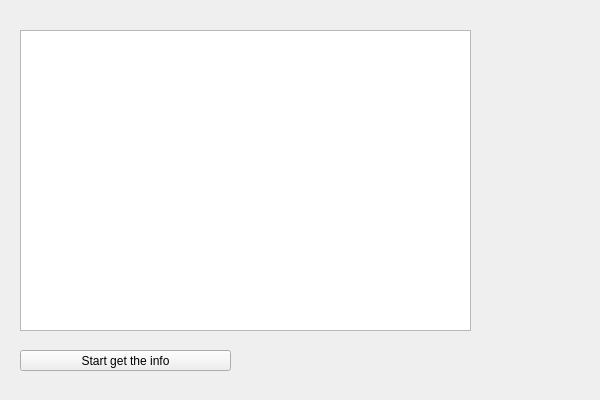
<?xml version="1.0" encoding="UTF-8"?>
<ui version="4.0">
 <class>Widget</class>
 <widget class="QWidget" name="Widget">
  <property name="geometry">
   <rect>
    <x>0</x>
    <y>0</y>
    <width>600</width>
    <height>400</height>
   </rect>
  </property>
  <property name="windowTitle">
   <string>Widget</string>
  </property>
  <widget class="QPushButton" name="pushButton">
   <property name="geometry">
    <rect>
     <x>20</x>
     <y>350</y>
     <width>211</width>
     <height>21</height>
    </rect>
   </property>
   <property name="text">
    <string>Start get the info</string>
   </property>
  </widget>
  <widget class="QTextBrowser" name="textBrowser">
   <property name="geometry">
    <rect>
     <x>20</x>
     <y>30</y>
     <width>451</width>
     <height>301</height>
    </rect>
   </property>
  </widget>
 </widget>
 <layoutdefault spacing="6" margin="11"/>
 <resources/>
 <connections/>
</ui>
